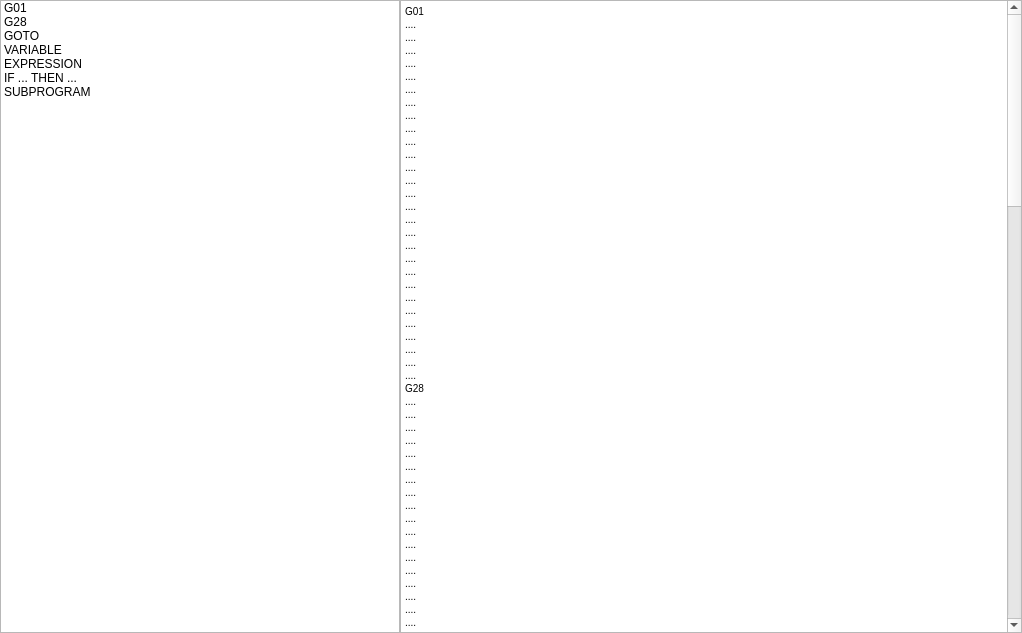
<?xml version="1.0" encoding="UTF-8"?>
<ui version="4.0">
 <class>GcodeReference</class>
 <widget class="QWidget" name="GcodeReference">
  <property name="geometry">
   <rect>
    <x>0</x>
    <y>0</y>
    <width>1022</width>
    <height>633</height>
   </rect>
  </property>
  <property name="maximumSize">
   <size>
    <width>16777201</width>
    <height>16777215</height>
   </size>
  </property>
  <property name="windowTitle">
   <string>Gcode Reference</string>
  </property>
  <property name="layoutDirection">
   <enum>Qt::LeftToRight</enum>
  </property>
  <property name="autoFillBackground">
   <bool>false</bool>
  </property>
  <layout class="QGridLayout" name="gridLayout">
   <property name="leftMargin">
    <number>0</number>
   </property>
   <property name="topMargin">
    <number>0</number>
   </property>
   <property name="rightMargin">
    <number>0</number>
   </property>
   <property name="bottomMargin">
    <number>0</number>
   </property>
   <property name="spacing">
    <number>0</number>
   </property>
   <item row="0" column="0">
    <layout class="QHBoxLayout" name="horizontalLayout">
     <property name="spacing">
      <number>0</number>
     </property>
     <item>
      <widget class="QListWidget" name="listWidget">
       <property name="minimumSize">
        <size>
         <width>200</width>
         <height>0</height>
        </size>
       </property>
       <property name="maximumSize">
        <size>
         <width>400</width>
         <height>16777215</height>
        </size>
       </property>
       <item>
        <property name="text">
         <string>G01</string>
        </property>
       </item>
       <item>
        <property name="text">
         <string>G28</string>
        </property>
       </item>
       <item>
        <property name="text">
         <string>GOTO</string>
        </property>
       </item>
       <item>
        <property name="text">
         <string>VARIABLE</string>
        </property>
       </item>
       <item>
        <property name="text">
         <string>EXPRESSION</string>
        </property>
       </item>
       <item>
        <property name="text">
         <string>IF ... THEN ...</string>
        </property>
       </item>
       <item>
        <property name="text">
         <string>SUBPROGRAM</string>
        </property>
       </item>
      </widget>
     </item>
     <item>
      <widget class="QTextEdit" name="textEdit">
       <property name="minimumSize">
        <size>
         <width>400</width>
         <height>0</height>
        </size>
       </property>
       <property name="html">
        <string>&lt;!DOCTYPE HTML PUBLIC &quot;-//W3C//DTD HTML 4.0//EN&quot; &quot;http://www.w3.org/TR/REC-html40/strict.dtd&quot;&gt;
&lt;html&gt;&lt;head&gt;&lt;meta name=&quot;qrichtext&quot; content=&quot;1&quot; /&gt;&lt;style type=&quot;text/css&quot;&gt;
p, li { white-space: pre-wrap; }
&lt;/style&gt;&lt;/head&gt;&lt;body style=&quot; font-family:'MS Shell Dlg 2'; font-size:7.8pt; font-weight:400; font-style:normal;&quot;&gt;
&lt;p style=&quot; margin-top:0px; margin-bottom:0px; margin-left:0px; margin-right:0px; -qt-block-indent:0; text-indent:0px;&quot;&gt;&lt;a name=&quot;G01&quot;&gt;&lt;/a&gt;G01&lt;/p&gt;
&lt;p style=&quot; margin-top:0px; margin-bottom:0px; margin-left:0px; margin-right:0px; -qt-block-indent:0; text-indent:0px;&quot;&gt;....&lt;/p&gt;
&lt;p style=&quot; margin-top:0px; margin-bottom:0px; margin-left:0px; margin-right:0px; -qt-block-indent:0; text-indent:0px;&quot;&gt;....&lt;/p&gt;
&lt;p style=&quot; margin-top:0px; margin-bottom:0px; margin-left:0px; margin-right:0px; -qt-block-indent:0; text-indent:0px;&quot;&gt;....&lt;/p&gt;
&lt;p style=&quot; margin-top:0px; margin-bottom:0px; margin-left:0px; margin-right:0px; -qt-block-indent:0; text-indent:0px;&quot;&gt;....&lt;/p&gt;
&lt;p style=&quot; margin-top:0px; margin-bottom:0px; margin-left:0px; margin-right:0px; -qt-block-indent:0; text-indent:0px;&quot;&gt;....&lt;/p&gt;
&lt;p style=&quot; margin-top:0px; margin-bottom:0px; margin-left:0px; margin-right:0px; -qt-block-indent:0; text-indent:0px;&quot;&gt;....&lt;/p&gt;
&lt;p style=&quot; margin-top:0px; margin-bottom:0px; margin-left:0px; margin-right:0px; -qt-block-indent:0; text-indent:0px;&quot;&gt;....&lt;/p&gt;
&lt;p style=&quot; margin-top:0px; margin-bottom:0px; margin-left:0px; margin-right:0px; -qt-block-indent:0; text-indent:0px;&quot;&gt;....&lt;/p&gt;
&lt;p style=&quot; margin-top:0px; margin-bottom:0px; margin-left:0px; margin-right:0px; -qt-block-indent:0; text-indent:0px;&quot;&gt;....&lt;/p&gt;
&lt;p style=&quot; margin-top:0px; margin-bottom:0px; margin-left:0px; margin-right:0px; -qt-block-indent:0; text-indent:0px;&quot;&gt;....&lt;/p&gt;
&lt;p style=&quot; margin-top:0px; margin-bottom:0px; margin-left:0px; margin-right:0px; -qt-block-indent:0; text-indent:0px;&quot;&gt;....&lt;/p&gt;
&lt;p style=&quot; margin-top:0px; margin-bottom:0px; margin-left:0px; margin-right:0px; -qt-block-indent:0; text-indent:0px;&quot;&gt;....&lt;/p&gt;
&lt;p style=&quot; margin-top:0px; margin-bottom:0px; margin-left:0px; margin-right:0px; -qt-block-indent:0; text-indent:0px;&quot;&gt;....&lt;/p&gt;
&lt;p style=&quot; margin-top:0px; margin-bottom:0px; margin-left:0px; margin-right:0px; -qt-block-indent:0; text-indent:0px;&quot;&gt;....&lt;/p&gt;
&lt;p style=&quot; margin-top:0px; margin-bottom:0px; margin-left:0px; margin-right:0px; -qt-block-indent:0; text-indent:0px;&quot;&gt;....&lt;/p&gt;
&lt;p style=&quot; margin-top:0px; margin-bottom:0px; margin-left:0px; margin-right:0px; -qt-block-indent:0; text-indent:0px;&quot;&gt;....&lt;/p&gt;
&lt;p style=&quot; margin-top:0px; margin-bottom:0px; margin-left:0px; margin-right:0px; -qt-block-indent:0; text-indent:0px;&quot;&gt;....&lt;/p&gt;
&lt;p style=&quot; margin-top:0px; margin-bottom:0px; margin-left:0px; margin-right:0px; -qt-block-indent:0; text-indent:0px;&quot;&gt;....&lt;/p&gt;
&lt;p style=&quot; margin-top:0px; margin-bottom:0px; margin-left:0px; margin-right:0px; -qt-block-indent:0; text-indent:0px;&quot;&gt;....&lt;/p&gt;
&lt;p style=&quot; margin-top:0px; margin-bottom:0px; margin-left:0px; margin-right:0px; -qt-block-indent:0; text-indent:0px;&quot;&gt;....&lt;/p&gt;
&lt;p style=&quot; margin-top:0px; margin-bottom:0px; margin-left:0px; margin-right:0px; -qt-block-indent:0; text-indent:0px;&quot;&gt;....&lt;/p&gt;
&lt;p style=&quot; margin-top:0px; margin-bottom:0px; margin-left:0px; margin-right:0px; -qt-block-indent:0; text-indent:0px;&quot;&gt;....&lt;/p&gt;
&lt;p style=&quot; margin-top:0px; margin-bottom:0px; margin-left:0px; margin-right:0px; -qt-block-indent:0; text-indent:0px;&quot;&gt;....&lt;/p&gt;
&lt;p style=&quot; margin-top:0px; margin-bottom:0px; margin-left:0px; margin-right:0px; -qt-block-indent:0; text-indent:0px;&quot;&gt;....&lt;/p&gt;
&lt;p style=&quot; margin-top:0px; margin-bottom:0px; margin-left:0px; margin-right:0px; -qt-block-indent:0; text-indent:0px;&quot;&gt;....&lt;/p&gt;
&lt;p style=&quot; margin-top:0px; margin-bottom:0px; margin-left:0px; margin-right:0px; -qt-block-indent:0; text-indent:0px;&quot;&gt;....&lt;/p&gt;
&lt;p style=&quot; margin-top:0px; margin-bottom:0px; margin-left:0px; margin-right:0px; -qt-block-indent:0; text-indent:0px;&quot;&gt;....&lt;/p&gt;
&lt;p style=&quot; margin-top:0px; margin-bottom:0px; margin-left:0px; margin-right:0px; -qt-block-indent:0; text-indent:0px;&quot;&gt;....&lt;/p&gt;
&lt;p style=&quot; margin-top:0px; margin-bottom:0px; margin-left:0px; margin-right:0px; -qt-block-indent:0; text-indent:0px;&quot;&gt;&lt;a name=&quot;G28&quot;&gt;&lt;/a&gt;G28&lt;/p&gt;
&lt;p style=&quot; margin-top:0px; margin-bottom:0px; margin-left:0px; margin-right:0px; -qt-block-indent:0; text-indent:0px;&quot;&gt;....&lt;/p&gt;
&lt;p style=&quot; margin-top:0px; margin-bottom:0px; margin-left:0px; margin-right:0px; -qt-block-indent:0; text-indent:0px;&quot;&gt;....&lt;/p&gt;
&lt;p style=&quot; margin-top:0px; margin-bottom:0px; margin-left:0px; margin-right:0px; -qt-block-indent:0; text-indent:0px;&quot;&gt;....&lt;/p&gt;
&lt;p style=&quot; margin-top:0px; margin-bottom:0px; margin-left:0px; margin-right:0px; -qt-block-indent:0; text-indent:0px;&quot;&gt;....&lt;/p&gt;
&lt;p style=&quot; margin-top:0px; margin-bottom:0px; margin-left:0px; margin-right:0px; -qt-block-indent:0; text-indent:0px;&quot;&gt;....&lt;/p&gt;
&lt;p style=&quot; margin-top:0px; margin-bottom:0px; margin-left:0px; margin-right:0px; -qt-block-indent:0; text-indent:0px;&quot;&gt;....&lt;/p&gt;
&lt;p style=&quot; margin-top:0px; margin-bottom:0px; margin-left:0px; margin-right:0px; -qt-block-indent:0; text-indent:0px;&quot;&gt;....&lt;/p&gt;
&lt;p style=&quot; margin-top:0px; margin-bottom:0px; margin-left:0px; margin-right:0px; -qt-block-indent:0; text-indent:0px;&quot;&gt;....&lt;/p&gt;
&lt;p style=&quot; margin-top:0px; margin-bottom:0px; margin-left:0px; margin-right:0px; -qt-block-indent:0; text-indent:0px;&quot;&gt;....&lt;/p&gt;
&lt;p style=&quot; margin-top:0px; margin-bottom:0px; margin-left:0px; margin-right:0px; -qt-block-indent:0; text-indent:0px;&quot;&gt;....&lt;/p&gt;
&lt;p style=&quot; margin-top:0px; margin-bottom:0px; margin-left:0px; margin-right:0px; -qt-block-indent:0; text-indent:0px;&quot;&gt;....&lt;/p&gt;
&lt;p style=&quot; margin-top:0px; margin-bottom:0px; margin-left:0px; margin-right:0px; -qt-block-indent:0; text-indent:0px;&quot;&gt;....&lt;/p&gt;
&lt;p style=&quot; margin-top:0px; margin-bottom:0px; margin-left:0px; margin-right:0px; -qt-block-indent:0; text-indent:0px;&quot;&gt;....&lt;/p&gt;
&lt;p style=&quot; margin-top:0px; margin-bottom:0px; margin-left:0px; margin-right:0px; -qt-block-indent:0; text-indent:0px;&quot;&gt;....&lt;/p&gt;
&lt;p style=&quot; margin-top:0px; margin-bottom:0px; margin-left:0px; margin-right:0px; -qt-block-indent:0; text-indent:0px;&quot;&gt;....&lt;/p&gt;
&lt;p style=&quot; margin-top:0px; margin-bottom:0px; margin-left:0px; margin-right:0px; -qt-block-indent:0; text-indent:0px;&quot;&gt;....&lt;/p&gt;
&lt;p style=&quot; margin-top:0px; margin-bottom:0px; margin-left:0px; margin-right:0px; -qt-block-indent:0; text-indent:0px;&quot;&gt;....&lt;/p&gt;
&lt;p style=&quot; margin-top:0px; margin-bottom:0px; margin-left:0px; margin-right:0px; -qt-block-indent:0; text-indent:0px;&quot;&gt;....&lt;/p&gt;
&lt;p style=&quot; margin-top:0px; margin-bottom:0px; margin-left:0px; margin-right:0px; -qt-block-indent:0; text-indent:0px;&quot;&gt;....&lt;/p&gt;
&lt;p style=&quot; margin-top:0px; margin-bottom:0px; margin-left:0px; margin-right:0px; -qt-block-indent:0; text-indent:0px;&quot;&gt;....&lt;/p&gt;
&lt;p style=&quot; margin-top:0px; margin-bottom:0px; margin-left:0px; margin-right:0px; -qt-block-indent:0; text-indent:0px;&quot;&gt;....&lt;/p&gt;
&lt;p style=&quot; margin-top:0px; margin-bottom:0px; margin-left:0px; margin-right:0px; -qt-block-indent:0; text-indent:0px;&quot;&gt;....&lt;/p&gt;
&lt;p style=&quot; margin-top:0px; margin-bottom:0px; margin-left:0px; margin-right:0px; -qt-block-indent:0; text-indent:0px;&quot;&gt;....&lt;/p&gt;
&lt;p style=&quot; margin-top:0px; margin-bottom:0px; margin-left:0px; margin-right:0px; -qt-block-indent:0; text-indent:0px;&quot;&gt;....&lt;/p&gt;
&lt;p style=&quot; margin-top:0px; margin-bottom:0px; margin-left:0px; margin-right:0px; -qt-block-indent:0; text-indent:0px;&quot;&gt;....&lt;/p&gt;
&lt;p style=&quot; margin-top:0px; margin-bottom:0px; margin-left:0px; margin-right:0px; -qt-block-indent:0; text-indent:0px;&quot;&gt;....&lt;/p&gt;
&lt;p style=&quot; margin-top:0px; margin-bottom:0px; margin-left:0px; margin-right:0px; -qt-block-indent:0; text-indent:0px;&quot;&gt;....&lt;/p&gt;
&lt;p style=&quot; margin-top:0px; margin-bottom:0px; margin-left:0px; margin-right:0px; -qt-block-indent:0; text-indent:0px;&quot;&gt;....&lt;/p&gt;
&lt;p style=&quot; margin-top:0px; margin-bottom:0px; margin-left:0px; margin-right:0px; -qt-block-indent:0; text-indent:0px;&quot;&gt;&lt;a name=&quot;GOTO&quot;&gt;&lt;/a&gt;GOTO&lt;/p&gt;
&lt;p style=&quot; margin-top:0px; margin-bottom:0px; margin-left:0px; margin-right:0px; -qt-block-indent:0; text-indent:0px;&quot;&gt;....&lt;/p&gt;
&lt;p style=&quot; margin-top:0px; margin-bottom:0px; margin-left:0px; margin-right:0px; -qt-block-indent:0; text-indent:0px;&quot;&gt;....&lt;/p&gt;
&lt;p style=&quot; margin-top:0px; margin-bottom:0px; margin-left:0px; margin-right:0px; -qt-block-indent:0; text-indent:0px;&quot;&gt;....&lt;/p&gt;
&lt;p style=&quot; margin-top:0px; margin-bottom:0px; margin-left:0px; margin-right:0px; -qt-block-indent:0; text-indent:0px;&quot;&gt;....&lt;/p&gt;
&lt;p style=&quot; margin-top:0px; margin-bottom:0px; margin-left:0px; margin-right:0px; -qt-block-indent:0; text-indent:0px;&quot;&gt;....&lt;/p&gt;
&lt;p style=&quot; margin-top:0px; margin-bottom:0px; margin-left:0px; margin-right:0px; -qt-block-indent:0; text-indent:0px;&quot;&gt;....&lt;/p&gt;
&lt;p style=&quot; margin-top:0px; margin-bottom:0px; margin-left:0px; margin-right:0px; -qt-block-indent:0; text-indent:0px;&quot;&gt;....&lt;/p&gt;
&lt;p style=&quot; margin-top:0px; margin-bottom:0px; margin-left:0px; margin-right:0px; -qt-block-indent:0; text-indent:0px;&quot;&gt;....&lt;/p&gt;
&lt;p style=&quot; margin-top:0px; margin-bottom:0px; margin-left:0px; margin-right:0px; -qt-block-indent:0; text-indent:0px;&quot;&gt;....&lt;/p&gt;
&lt;p style=&quot; margin-top:0px; margin-bottom:0px; margin-left:0px; margin-right:0px; -qt-block-indent:0; text-indent:0px;&quot;&gt;....&lt;/p&gt;
&lt;p style=&quot; margin-top:0px; margin-bottom:0px; margin-left:0px; margin-right:0px; -qt-block-indent:0; text-indent:0px;&quot;&gt;....&lt;/p&gt;
&lt;p style=&quot; margin-top:0px; margin-bottom:0px; margin-left:0px; margin-right:0px; -qt-block-indent:0; text-indent:0px;&quot;&gt;....&lt;/p&gt;
&lt;p style=&quot; margin-top:0px; margin-bottom:0px; margin-left:0px; margin-right:0px; -qt-block-indent:0; text-indent:0px;&quot;&gt;....&lt;/p&gt;
&lt;p style=&quot; margin-top:0px; margin-bottom:0px; margin-left:0px; margin-right:0px; -qt-block-indent:0; text-indent:0px;&quot;&gt;....&lt;/p&gt;
&lt;p style=&quot; margin-top:0px; margin-bottom:0px; margin-left:0px; margin-right:0px; -qt-block-indent:0; text-indent:0px;&quot;&gt;....&lt;/p&gt;
&lt;p style=&quot; margin-top:0px; margin-bottom:0px; margin-left:0px; margin-right:0px; -qt-block-indent:0; text-indent:0px;&quot;&gt;....&lt;/p&gt;
&lt;p style=&quot; margin-top:0px; margin-bottom:0px; margin-left:0px; margin-right:0px; -qt-block-indent:0; text-indent:0px;&quot;&gt;....&lt;/p&gt;
&lt;p style=&quot; margin-top:0px; margin-bottom:0px; margin-left:0px; margin-right:0px; -qt-block-indent:0; text-indent:0px;&quot;&gt;....&lt;/p&gt;
&lt;p style=&quot; margin-top:0px; margin-bottom:0px; margin-left:0px; margin-right:0px; -qt-block-indent:0; text-indent:0px;&quot;&gt;....&lt;/p&gt;
&lt;p style=&quot; margin-top:0px; margin-bottom:0px; margin-left:0px; margin-right:0px; -qt-block-indent:0; text-indent:0px;&quot;&gt;....&lt;/p&gt;
&lt;p style=&quot; margin-top:0px; margin-bottom:0px; margin-left:0px; margin-right:0px; -qt-block-indent:0; text-indent:0px;&quot;&gt;....&lt;/p&gt;
&lt;p style=&quot; margin-top:0px; margin-bottom:0px; margin-left:0px; margin-right:0px; -qt-block-indent:0; text-indent:0px;&quot;&gt;....&lt;/p&gt;
&lt;p style=&quot; margin-top:0px; margin-bottom:0px; margin-left:0px; margin-right:0px; -qt-block-indent:0; text-indent:0px;&quot;&gt;....&lt;/p&gt;
&lt;p style=&quot; margin-top:0px; margin-bottom:0px; margin-left:0px; margin-right:0px; -qt-block-indent:0; text-indent:0px;&quot;&gt;....&lt;/p&gt;
&lt;p style=&quot; margin-top:0px; margin-bottom:0px; margin-left:0px; margin-right:0px; -qt-block-indent:0; text-indent:0px;&quot;&gt;....&lt;/p&gt;
&lt;p style=&quot; margin-top:0px; margin-bottom:0px; margin-left:0px; margin-right:0px; -qt-block-indent:0; text-indent:0px;&quot;&gt;....&lt;/p&gt;
&lt;p style=&quot; margin-top:0px; margin-bottom:0px; margin-left:0px; margin-right:0px; -qt-block-indent:0; text-indent:0px;&quot;&gt;....&lt;/p&gt;
&lt;p style=&quot; margin-top:0px; margin-bottom:0px; margin-left:0px; margin-right:0px; -qt-block-indent:0; text-indent:0px;&quot;&gt;....&lt;/p&gt;
&lt;p style=&quot; margin-top:0px; margin-bottom:0px; margin-left:0px; margin-right:0px; -qt-block-indent:0; text-indent:0px;&quot;&gt;&lt;a name=&quot;VARIABLE&quot;&gt;&lt;/a&gt;VARIABLE&lt;/p&gt;
&lt;p style=&quot; margin-top:0px; margin-bottom:0px; margin-left:0px; margin-right:0px; -qt-block-indent:0; text-indent:0px;&quot;&gt;....&lt;/p&gt;
&lt;p style=&quot; margin-top:0px; margin-bottom:0px; margin-left:0px; margin-right:0px; -qt-block-indent:0; text-indent:0px;&quot;&gt;....&lt;/p&gt;
&lt;p style=&quot; margin-top:0px; margin-bottom:0px; margin-left:0px; margin-right:0px; -qt-block-indent:0; text-indent:0px;&quot;&gt;....&lt;/p&gt;
&lt;p style=&quot; margin-top:0px; margin-bottom:0px; margin-left:0px; margin-right:0px; -qt-block-indent:0; text-indent:0px;&quot;&gt;....&lt;/p&gt;
&lt;p style=&quot; margin-top:0px; margin-bottom:0px; margin-left:0px; margin-right:0px; -qt-block-indent:0; text-indent:0px;&quot;&gt;....&lt;/p&gt;
&lt;p style=&quot; margin-top:0px; margin-bottom:0px; margin-left:0px; margin-right:0px; -qt-block-indent:0; text-indent:0px;&quot;&gt;....&lt;/p&gt;
&lt;p style=&quot; margin-top:0px; margin-bottom:0px; margin-left:0px; margin-right:0px; -qt-block-indent:0; text-indent:0px;&quot;&gt;....&lt;/p&gt;
&lt;p style=&quot; margin-top:0px; margin-bottom:0px; margin-left:0px; margin-right:0px; -qt-block-indent:0; text-indent:0px;&quot;&gt;....&lt;/p&gt;
&lt;p style=&quot; margin-top:0px; margin-bottom:0px; margin-left:0px; margin-right:0px; -qt-block-indent:0; text-indent:0px;&quot;&gt;....&lt;/p&gt;
&lt;p style=&quot; margin-top:0px; margin-bottom:0px; margin-left:0px; margin-right:0px; -qt-block-indent:0; text-indent:0px;&quot;&gt;....&lt;/p&gt;
&lt;p style=&quot; margin-top:0px; margin-bottom:0px; margin-left:0px; margin-right:0px; -qt-block-indent:0; text-indent:0px;&quot;&gt;....&lt;/p&gt;
&lt;p style=&quot; margin-top:0px; margin-bottom:0px; margin-left:0px; margin-right:0px; -qt-block-indent:0; text-indent:0px;&quot;&gt;....&lt;/p&gt;
&lt;p style=&quot; margin-top:0px; margin-bottom:0px; margin-left:0px; margin-right:0px; -qt-block-indent:0; text-indent:0px;&quot;&gt;....&lt;/p&gt;
&lt;p style=&quot; margin-top:0px; margin-bottom:0px; margin-left:0px; margin-right:0px; -qt-block-indent:0; text-indent:0px;&quot;&gt;....&lt;/p&gt;
&lt;p style=&quot; margin-top:0px; margin-bottom:0px; margin-left:0px; margin-right:0px; -qt-block-indent:0; text-indent:0px;&quot;&gt;....&lt;/p&gt;
&lt;p style=&quot; margin-top:0px; margin-bottom:0px; margin-left:0px; margin-right:0px; -qt-block-indent:0; text-indent:0px;&quot;&gt;....&lt;/p&gt;
&lt;p style=&quot; margin-top:0px; margin-bottom:0px; margin-left:0px; margin-right:0px; -qt-block-indent:0; text-indent:0px;&quot;&gt;....&lt;/p&gt;
&lt;p style=&quot; margin-top:0px; margin-bottom:0px; margin-left:0px; margin-right:0px; -qt-block-indent:0; text-indent:0px;&quot;&gt;....&lt;/p&gt;
&lt;p style=&quot; margin-top:0px; margin-bottom:0px; margin-left:0px; margin-right:0px; -qt-block-indent:0; text-indent:0px;&quot;&gt;....&lt;/p&gt;
&lt;p style=&quot; margin-top:0px; margin-bottom:0px; margin-left:0px; margin-right:0px; -qt-block-indent:0; text-indent:0px;&quot;&gt;....&lt;/p&gt;
&lt;p style=&quot; margin-top:0px; margin-bottom:0px; margin-left:0px; margin-right:0px; -qt-block-indent:0; text-indent:0px;&quot;&gt;....&lt;/p&gt;
&lt;p style=&quot; margin-top:0px; margin-bottom:0px; margin-left:0px; margin-right:0px; -qt-block-indent:0; text-indent:0px;&quot;&gt;....&lt;/p&gt;
&lt;p style=&quot; margin-top:0px; margin-bottom:0px; margin-left:0px; margin-right:0px; -qt-block-indent:0; text-indent:0px;&quot;&gt;....&lt;/p&gt;
&lt;p style=&quot; margin-top:0px; margin-bottom:0px; margin-left:0px; margin-right:0px; -qt-block-indent:0; text-indent:0px;&quot;&gt;....&lt;/p&gt;
&lt;p style=&quot; margin-top:0px; margin-bottom:0px; margin-left:0px; margin-right:0px; -qt-block-indent:0; text-indent:0px;&quot;&gt;....&lt;/p&gt;
&lt;p style=&quot; margin-top:0px; margin-bottom:0px; margin-left:0px; margin-right:0px; -qt-block-indent:0; text-indent:0px;&quot;&gt;....&lt;/p&gt;
&lt;p style=&quot; margin-top:0px; margin-bottom:0px; margin-left:0px; margin-right:0px; -qt-block-indent:0; text-indent:0px;&quot;&gt;....&lt;/p&gt;
&lt;p style=&quot; margin-top:0px; margin-bottom:0px; margin-left:0px; margin-right:0px; -qt-block-indent:0; text-indent:0px;&quot;&gt;....&lt;/p&gt;
&lt;p style=&quot; margin-top:0px; margin-bottom:0px; margin-left:0px; margin-right:0px; -qt-block-indent:0; text-indent:0px;&quot;&gt;&lt;a name=&quot;EXPRESSION&quot;&gt;&lt;/a&gt;EXPRESSION&lt;/p&gt;
&lt;p style=&quot; margin-top:0px; margin-bottom:0px; margin-left:0px; margin-right:0px; -qt-block-indent:0; text-indent:0px;&quot;&gt;....&lt;/p&gt;
&lt;p style=&quot; margin-top:0px; margin-bottom:0px; margin-left:0px; margin-right:0px; -qt-block-indent:0; text-indent:0px;&quot;&gt;....&lt;/p&gt;
&lt;p style=&quot; margin-top:0px; margin-bottom:0px; margin-left:0px; margin-right:0px; -qt-block-indent:0; text-indent:0px;&quot;&gt;....&lt;/p&gt;
&lt;p style=&quot; margin-top:0px; margin-bottom:0px; margin-left:0px; margin-right:0px; -qt-block-indent:0; text-indent:0px;&quot;&gt;....&lt;/p&gt;
&lt;p style=&quot; margin-top:0px; margin-bottom:0px; margin-left:0px; margin-right:0px; -qt-block-indent:0; text-indent:0px;&quot;&gt;....&lt;/p&gt;
&lt;p style=&quot; margin-top:0px; margin-bottom:0px; margin-left:0px; margin-right:0px; -qt-block-indent:0; text-indent:0px;&quot;&gt;....&lt;/p&gt;
&lt;p style=&quot; margin-top:0px; margin-bottom:0px; margin-left:0px; margin-right:0px; -qt-block-indent:0; text-indent:0px;&quot;&gt;....&lt;/p&gt;
&lt;p style=&quot; margin-top:0px; margin-bottom:0px; margin-left:0px; margin-right:0px; -qt-block-indent:0; text-indent:0px;&quot;&gt;....&lt;/p&gt;
&lt;p style=&quot; margin-top:0px; margin-bottom:0px; margin-left:0px; margin-right:0px; -qt-block-indent:0; text-indent:0px;&quot;&gt;....&lt;/p&gt;
&lt;p style=&quot; margin-top:0px; margin-bottom:0px; margin-left:0px; margin-right:0px; -qt-block-indent:0; text-indent:0px;&quot;&gt;....&lt;/p&gt;
&lt;p style=&quot; margin-top:0px; margin-bottom:0px; margin-left:0px; margin-right:0px; -qt-block-indent:0; text-indent:0px;&quot;&gt;....&lt;/p&gt;
&lt;p style=&quot; margin-top:0px; margin-bottom:0px; margin-left:0px; margin-right:0px; -qt-block-indent:0; text-indent:0px;&quot;&gt;....&lt;/p&gt;
&lt;p style=&quot; margin-top:0px; margin-bottom:0px; margin-left:0px; margin-right:0px; -qt-block-indent:0; text-indent:0px;&quot;&gt;....&lt;/p&gt;
&lt;p style=&quot; margin-top:0px; margin-bottom:0px; margin-left:0px; margin-right:0px; -qt-block-indent:0; text-indent:0px;&quot;&gt;....&lt;/p&gt;
&lt;p style=&quot; margin-top:0px; margin-bottom:0px; margin-left:0px; margin-right:0px; -qt-block-indent:0; text-indent:0px;&quot;&gt;....&lt;/p&gt;
&lt;p style=&quot; margin-top:0px; margin-bottom:0px; margin-left:0px; margin-right:0px; -qt-block-indent:0; text-indent:0px;&quot;&gt;....&lt;/p&gt;
&lt;p style=&quot; margin-top:0px; margin-bottom:0px; margin-left:0px; margin-right:0px; -qt-block-indent:0; text-indent:0px;&quot;&gt;....&lt;/p&gt;
&lt;p style=&quot; margin-top:0px; margin-bottom:0px; margin-left:0px; margin-right:0px; -qt-block-indent:0; text-indent:0px;&quot;&gt;....&lt;/p&gt;
&lt;p style=&quot; margin-top:0px; margin-bottom:0px; margin-left:0px; margin-right:0px; -qt-block-indent:0; text-indent:0px;&quot;&gt;....&lt;/p&gt;
&lt;p style=&quot; margin-top:0px; margin-bottom:0px; margin-left:0px; margin-right:0px; -qt-block-indent:0; text-indent:0px;&quot;&gt;....&lt;/p&gt;
&lt;p style=&quot; margin-top:0px; margin-bottom:0px; margin-left:0px; margin-right:0px; -qt-block-indent:0; text-indent:0px;&quot;&gt;....&lt;/p&gt;
&lt;p style=&quot; margin-top:0px; margin-bottom:0px; margin-left:0px; margin-right:0px; -qt-block-indent:0; text-indent:0px;&quot;&gt;....&lt;/p&gt;
&lt;p style=&quot; margin-top:0px; margin-bottom:0px; margin-left:0px; margin-right:0px; -qt-block-indent:0; text-indent:0px;&quot;&gt;....&lt;/p&gt;
&lt;p style=&quot; margin-top:0px; margin-bottom:0px; margin-left:0px; margin-right:0px; -qt-block-indent:0; text-indent:0px;&quot;&gt;....&lt;/p&gt;
&lt;p style=&quot; margin-top:0px; margin-bottom:0px; margin-left:0px; margin-right:0px; -qt-block-indent:0; text-indent:0px;&quot;&gt;....&lt;/p&gt;
&lt;p style=&quot; margin-top:0px; margin-bottom:0px; margin-left:0px; margin-right:0px; -qt-block-indent:0; text-indent:0px;&quot;&gt;....&lt;/p&gt;
&lt;p style=&quot; margin-top:0px; margin-bottom:0px; margin-left:0px; margin-right:0px; -qt-block-indent:0; text-indent:0px;&quot;&gt;....&lt;/p&gt;
&lt;p style=&quot; margin-top:0px; margin-bottom:0px; margin-left:0px; margin-right:0px; -qt-block-indent:0; text-indent:0px;&quot;&gt;....&lt;/p&gt;
&lt;p style=&quot; margin-top:0px; margin-bottom:0px; margin-left:0px; margin-right:0px; -qt-block-indent:0; text-indent:0px;&quot;&gt;&lt;a name=&quot;IF ... THEN ...&quot;&gt;&lt;/a&gt;IF ... THEN ...&lt;/p&gt;
&lt;p style=&quot; margin-top:0px; margin-bottom:0px; margin-left:0px; margin-right:0px; -qt-block-indent:0; text-indent:0px;&quot;&gt;....&lt;/p&gt;
&lt;p style=&quot; margin-top:0px; margin-bottom:0px; margin-left:0px; margin-right:0px; -qt-block-indent:0; text-indent:0px;&quot;&gt;....&lt;/p&gt;
&lt;p style=&quot; margin-top:0px; margin-bottom:0px; margin-left:0px; margin-right:0px; -qt-block-indent:0; text-indent:0px;&quot;&gt;....&lt;/p&gt;
&lt;p style=&quot; margin-top:0px; margin-bottom:0px; margin-left:0px; margin-right:0px; -qt-block-indent:0; text-indent:0px;&quot;&gt;....&lt;/p&gt;
&lt;p style=&quot; margin-top:0px; margin-bottom:0px; margin-left:0px; margin-right:0px; -qt-block-indent:0; text-indent:0px;&quot;&gt;....&lt;/p&gt;
&lt;p style=&quot; margin-top:0px; margin-bottom:0px; margin-left:0px; margin-right:0px; -qt-block-indent:0; text-indent:0px;&quot;&gt;....&lt;/p&gt;
&lt;p style=&quot; margin-top:0px; margin-bottom:0px; margin-left:0px; margin-right:0px; -qt-block-indent:0; text-indent:0px;&quot;&gt;....&lt;/p&gt;
&lt;p style=&quot; margin-top:0px; margin-bottom:0px; margin-left:0px; margin-right:0px; -qt-block-indent:0; text-indent:0px;&quot;&gt;....&lt;/p&gt;
&lt;p style=&quot; margin-top:0px; margin-bottom:0px; margin-left:0px; margin-right:0px; -qt-block-indent:0; text-indent:0px;&quot;&gt;....&lt;/p&gt;
&lt;p style=&quot; margin-top:0px; margin-bottom:0px; margin-left:0px; margin-right:0px; -qt-block-indent:0; text-indent:0px;&quot;&gt;....&lt;/p&gt;
&lt;p style=&quot; margin-top:0px; margin-bottom:0px; margin-left:0px; margin-right:0px; -qt-block-indent:0; text-indent:0px;&quot;&gt;....&lt;/p&gt;
&lt;p style=&quot; margin-top:0px; margin-bottom:0px; margin-left:0px; margin-right:0px; -qt-block-indent:0; text-indent:0px;&quot;&gt;....&lt;/p&gt;
&lt;p style=&quot; margin-top:0px; margin-bottom:0px; margin-left:0px; margin-right:0px; -qt-block-indent:0; text-indent:0px;&quot;&gt;....&lt;/p&gt;
&lt;p style=&quot; margin-top:0px; margin-bottom:0px; margin-left:0px; margin-right:0px; -qt-block-indent:0; text-indent:0px;&quot;&gt;....&lt;/p&gt;
&lt;p style=&quot; margin-top:0px; margin-bottom:0px; margin-left:0px; margin-right:0px; -qt-block-indent:0; text-indent:0px;&quot;&gt;....&lt;/p&gt;
&lt;p style=&quot; margin-top:0px; margin-bottom:0px; margin-left:0px; margin-right:0px; -qt-block-indent:0; text-indent:0px;&quot;&gt;....&lt;/p&gt;
&lt;p style=&quot; margin-top:0px; margin-bottom:0px; margin-left:0px; margin-right:0px; -qt-block-indent:0; text-indent:0px;&quot;&gt;....&lt;/p&gt;
&lt;p style=&quot; margin-top:0px; margin-bottom:0px; margin-left:0px; margin-right:0px; -qt-block-indent:0; text-indent:0px;&quot;&gt;....&lt;/p&gt;
&lt;p style=&quot; margin-top:0px; margin-bottom:0px; margin-left:0px; margin-right:0px; -qt-block-indent:0; text-indent:0px;&quot;&gt;....&lt;/p&gt;
&lt;p style=&quot; margin-top:0px; margin-bottom:0px; margin-left:0px; margin-right:0px; -qt-block-indent:0; text-indent:0px;&quot;&gt;....&lt;/p&gt;
&lt;p style=&quot; margin-top:0px; margin-bottom:0px; margin-left:0px; margin-right:0px; -qt-block-indent:0; text-indent:0px;&quot;&gt;....&lt;/p&gt;
&lt;p style=&quot; margin-top:0px; margin-bottom:0px; margin-left:0px; margin-right:0px; -qt-block-indent:0; text-indent:0px;&quot;&gt;....&lt;/p&gt;
&lt;p style=&quot; margin-top:0px; margin-bottom:0px; margin-left:0px; margin-right:0px; -qt-block-indent:0; text-indent:0px;&quot;&gt;....&lt;/p&gt;
&lt;p style=&quot; margin-top:0px; margin-bottom:0px; margin-left:0px; margin-right:0px; -qt-block-indent:0; text-indent:0px;&quot;&gt;....&lt;/p&gt;
&lt;p style=&quot; margin-top:0px; margin-bottom:0px; margin-left:0px; margin-right:0px; -qt-block-indent:0; text-indent:0px;&quot;&gt;....&lt;/p&gt;
&lt;p style=&quot; margin-top:0px; margin-bottom:0px; margin-left:0px; margin-right:0px; -qt-block-indent:0; text-indent:0px;&quot;&gt;....&lt;/p&gt;
&lt;p style=&quot; margin-top:0px; margin-bottom:0px; margin-left:0px; margin-right:0px; -qt-block-indent:0; text-indent:0px;&quot;&gt;....&lt;/p&gt;
&lt;p style=&quot; margin-top:0px; margin-bottom:0px; margin-left:0px; margin-right:0px; -qt-block-indent:0; text-indent:0px;&quot;&gt;....&lt;/p&gt;
&lt;p style=&quot; margin-top:0px; margin-bottom:0px; margin-left:0px; margin-right:0px; -qt-block-indent:0; text-indent:0px;&quot;&gt;&lt;a name=&quot;SUBPROGRAM&quot;&gt;&lt;/a&gt;&lt;span style=&quot; font-size:18pt;&quot;&gt;S&lt;/span&gt;&lt;span style=&quot; font-size:18pt;&quot;&gt;UBPROGRAM&lt;/span&gt;&lt;/p&gt;
&lt;p style=&quot; margin-top:0px; margin-bottom:0px; margin-left:0px; margin-right:0px; -qt-block-indent:0; text-indent:0px;&quot;&gt;....&lt;/p&gt;
&lt;p style=&quot; margin-top:0px; margin-bottom:0px; margin-left:0px; margin-right:0px; -qt-block-indent:0; text-indent:0px;&quot;&gt;....&lt;/p&gt;
&lt;p style=&quot; margin-top:0px; margin-bottom:0px; margin-left:0px; margin-right:0px; -qt-block-indent:0; text-indent:0px;&quot;&gt;....&lt;/p&gt;
&lt;p style=&quot; margin-top:0px; margin-bottom:0px; margin-left:0px; margin-right:0px; -qt-block-indent:0; text-indent:0px;&quot;&gt;....&lt;/p&gt;
&lt;p style=&quot; margin-top:0px; margin-bottom:0px; margin-left:0px; margin-right:0px; -qt-block-indent:0; text-indent:0px;&quot;&gt;....&lt;/p&gt;
&lt;p style=&quot; margin-top:0px; margin-bottom:0px; margin-left:0px; margin-right:0px; -qt-block-indent:0; text-indent:0px;&quot;&gt;....&lt;/p&gt;
&lt;p style=&quot; margin-top:0px; margin-bottom:0px; margin-left:0px; margin-right:0px; -qt-block-indent:0; text-indent:0px;&quot;&gt;....&lt;/p&gt;
&lt;p style=&quot; margin-top:0px; margin-bottom:0px; margin-left:0px; margin-right:0px; -qt-block-indent:0; text-indent:0px;&quot;&gt;....&lt;/p&gt;
&lt;p style=&quot; margin-top:0px; margin-bottom:0px; margin-left:0px; margin-right:0px; -qt-block-indent:0; text-indent:0px;&quot;&gt;....&lt;/p&gt;
&lt;p style=&quot; margin-top:0px; margin-bottom:0px; margin-left:0px; margin-right:0px; -qt-block-indent:0; text-indent:0px;&quot;&gt;....&lt;/p&gt;
&lt;p style=&quot; margin-top:0px; margin-bottom:0px; margin-left:0px; margin-right:0px; -qt-block-indent:0; text-indent:0px;&quot;&gt;....&lt;/p&gt;
&lt;p style=&quot; margin-top:0px; margin-bottom:0px; margin-left:0px; margin-right:0px; -qt-block-indent:0; text-indent:0px;&quot;&gt;....&lt;/p&gt;
&lt;p style=&quot; margin-top:0px; margin-bottom:0px; margin-left:0px; margin-right:0px; -qt-block-indent:0; text-indent:0px;&quot;&gt;....&lt;/p&gt;
&lt;p style=&quot; margin-top:0px; margin-bottom:0px; margin-left:0px; margin-right:0px; -qt-block-indent:0; text-indent:0px;&quot;&gt;....&lt;/p&gt;
&lt;p style=&quot; margin-top:0px; margin-bottom:0px; margin-left:0px; margin-right:0px; -qt-block-indent:0; text-indent:0px;&quot;&gt;....&lt;/p&gt;
&lt;p style=&quot; margin-top:0px; margin-bottom:0px; margin-left:0px; margin-right:0px; -qt-block-indent:0; text-indent:0px;&quot;&gt;....&lt;/p&gt;
&lt;p style=&quot; margin-top:0px; margin-bottom:0px; margin-left:0px; margin-right:0px; -qt-block-indent:0; text-indent:0px;&quot;&gt;....&lt;/p&gt;
&lt;p style=&quot; margin-top:0px; margin-bottom:0px; margin-left:0px; margin-right:0px; -qt-block-indent:0; text-indent:0px;&quot;&gt;....&lt;/p&gt;
&lt;p style=&quot; margin-top:0px; margin-bottom:0px; margin-left:0px; margin-right:0px; -qt-block-indent:0; text-indent:0px;&quot;&gt;....&lt;/p&gt;
&lt;p style=&quot; margin-top:0px; margin-bottom:0px; margin-left:0px; margin-right:0px; -qt-block-indent:0; text-indent:0px;&quot;&gt;....&lt;/p&gt;
&lt;p style=&quot; margin-top:0px; margin-bottom:0px; margin-left:0px; margin-right:0px; -qt-block-indent:0; text-indent:0px;&quot;&gt;....&lt;/p&gt;
&lt;p style=&quot; margin-top:0px; margin-bottom:0px; margin-left:0px; margin-right:0px; -qt-block-indent:0; text-indent:0px;&quot;&gt;....&lt;/p&gt;
&lt;p style=&quot; margin-top:0px; margin-bottom:0px; margin-left:0px; margin-right:0px; -qt-block-indent:0; text-indent:0px;&quot;&gt;....&lt;/p&gt;
&lt;p style=&quot; margin-top:0px; margin-bottom:0px; margin-left:0px; margin-right:0px; -qt-block-indent:0; text-indent:0px;&quot;&gt;....&lt;/p&gt;
&lt;p style=&quot; margin-top:0px; margin-bottom:0px; margin-left:0px; margin-right:0px; -qt-block-indent:0; text-indent:0px;&quot;&gt;....&lt;/p&gt;
&lt;p style=&quot; margin-top:0px; margin-bottom:0px; margin-left:0px; margin-right:0px; -qt-block-indent:0; text-indent:0px;&quot;&gt;....&lt;/p&gt;
&lt;p style=&quot; margin-top:0px; margin-bottom:0px; margin-left:0px; margin-right:0px; -qt-block-indent:0; text-indent:0px;&quot;&gt;....&lt;/p&gt;
&lt;p style=&quot; margin-top:0px; margin-bottom:0px; margin-left:0px; margin-right:0px; -qt-block-indent:0; text-indent:0px;&quot;&gt;....&lt;/p&gt;&lt;/body&gt;&lt;/html&gt;</string>
       </property>
       <property name="textInteractionFlags">
        <set>Qt::TextSelectableByKeyboard|Qt::TextSelectableByMouse</set>
       </property>
      </widget>
     </item>
    </layout>
   </item>
  </layout>
 </widget>
 <layoutdefault spacing="6" margin="11"/>
 <resources/>
 <connections/>
</ui>
